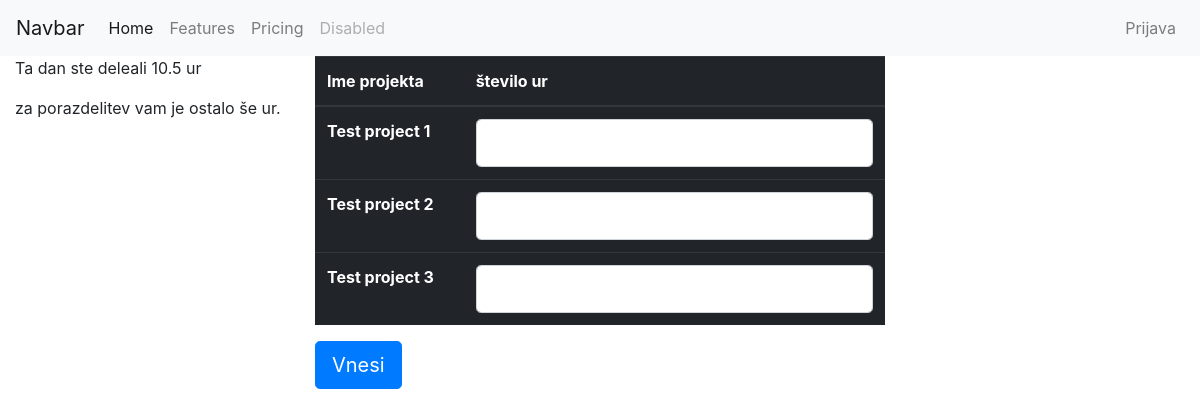
Screenshot of /user_admin/1/divide/15/ with the database file from the repository.
### user_admin/models.py (models this page shows, shortened)
class Projects(models.Model):
    TYPE_CHOICES = (
        ('S', 'Slovenski'),
        ('M', 'Mednarodni'),
    )
    title = models.CharField(max_length=255)
    project_type = models.CharField(max_length=1, choices=TYPE_CHOICES)
    project_budget = models.DecimalField(max_digits=10, decimal_places=2)
    project_ends = models.DateField()

### user_admin/views.py (the view)
# urls.py: path('<int:user_id>/divide/<int:work_day_id>/', views.divide_work_day, name="divide_work_day"),
def divide_work_day(request, user_id, work_day_id):
    work_day = get_object_or_404(WorkDay, pk=work_day_id)
    hours_worked = ((work_day.end_time.hour*60 + work_day.end_time.minute) - (work_day.start_time.hour*60 + work_day.start_time.minute))/60
    available_projects = Projects.objects.all()
    calc = 0
    for item in available_projects:
        calc+=1
    WDFormset = formset_factory(WorkOnProjectForm, extra=calc)
    if request.method == 'POST':
        temp = 1
        formset = WDFormset(request.POST)
        if formset.is_valid():
            for form in formset:
                inst = form.save(commit=False)
                inst.project_id = temp
                temp+=1
                inst.work_day_id = work_day_id
                if form.is_valid():
                    form.save()
                else:
                    print("ooooooooooo")
            return redirect('work_month_single', request.user.id, work_day.day.year, work_day.day.month)
        else:
            print("zzzzzZZZZzzzz")
    else:
        formset = WDFormset()
    return render(request, 'user_admin/divide_work_day.html', {'hours_worked': hours_worked, 'available_projects': available_projects, 'formset': formset})

### user_admin/templates/user_admin/divide_work_day.html (shortened to what this page needs)
{% extends 'base.html' %}
{% block content %}
    <div class="row">
        <div class="col-3">
            <p>Ta dan ste deleali <span class="hours-worked">{{ hours_worked }}</span> ur</p>
            <p>za porazdelitev vam je ostalo še  ur.</p>
        </div>
        <div class="col-6">
            <form class="divide-form" method="post" action="">
                <table class="table table-dark">
                    <thead>
                        <tr>
                            <th scope="col">Ime projekta</th>
                            <th scope="col">število ur</th>
                        </tr>
                    </thead>
                    <tbody>
                        {% for form in formset %}
                            {% with forloop.counter as x %}
                                <tr>
                                    {% for project in available_projects %}
                                        {% if project.id == x %}<th scope="row">{{ project.title }}</th>{% endif %}
                                    {% endfor %}
                                    {% for field in form %}
                                        {% if field.name == 'hours_worked' %}<td>{{ field }}</td>{% endif %}
                                    {% endfor %}
                                </tr>
                            {% endwith %}
                        {% endfor %}
                    </tbody>
                </table>
                <button type="submit" class="btn btn-primary btn-lg">Vnesi</button>
                <div class="row">
                    <div class="col-4">
                    </div>
                    <div class="alertz col-4">
                    </div>
                </div>
            </form>
        </div>
    </div>
{% endblock %}

### rows the page displays
Projects: title "Test project 1"
Projects: title "Test project 2"
Projects: title "Test project 3"

### other values shown
{{ hours_worked }} "10.5"
